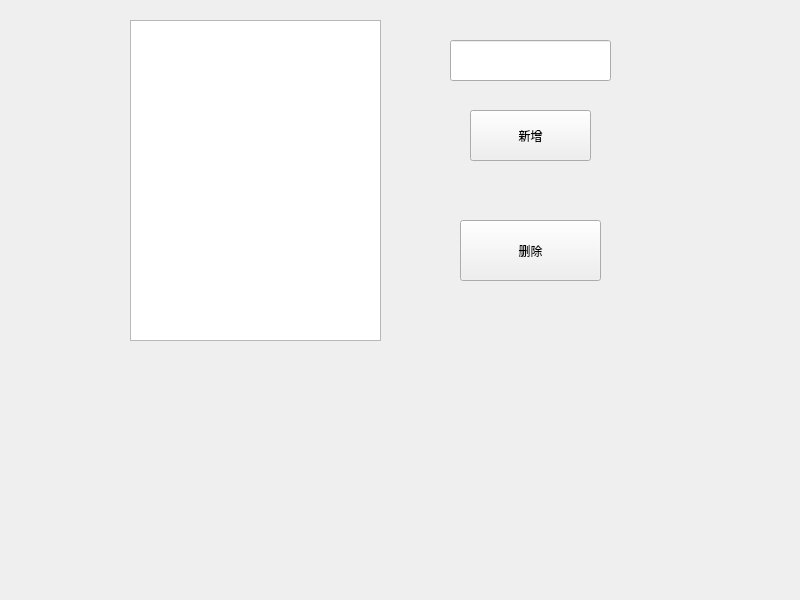
<?xml version="1.0" encoding="UTF-8"?>
<ui version="4.0">
 <class>Widget</class>
 <widget class="QWidget" name="Widget">
  <property name="geometry">
   <rect>
    <x>0</x>
    <y>0</y>
    <width>800</width>
    <height>600</height>
   </rect>
  </property>
  <property name="windowTitle">
   <string>Widget</string>
  </property>
  <widget class="QListWidget" name="listWidget">
   <property name="geometry">
    <rect>
     <x>130</x>
     <y>20</y>
     <width>251</width>
     <height>321</height>
    </rect>
   </property>
  </widget>
  <widget class="QLineEdit" name="lineEdit">
   <property name="geometry">
    <rect>
     <x>450</x>
     <y>40</y>
     <width>161</width>
     <height>41</height>
    </rect>
   </property>
  </widget>
  <widget class="QPushButton" name="pushButton_insert">
   <property name="geometry">
    <rect>
     <x>470</x>
     <y>110</y>
     <width>121</width>
     <height>51</height>
    </rect>
   </property>
   <property name="text">
    <string>新增</string>
   </property>
  </widget>
  <widget class="QPushButton" name="pushButton_delete">
   <property name="geometry">
    <rect>
     <x>460</x>
     <y>220</y>
     <width>141</width>
     <height>61</height>
    </rect>
   </property>
   <property name="text">
    <string>删除</string>
   </property>
  </widget>
 </widget>
 <resources/>
 <connections/>
</ui>
